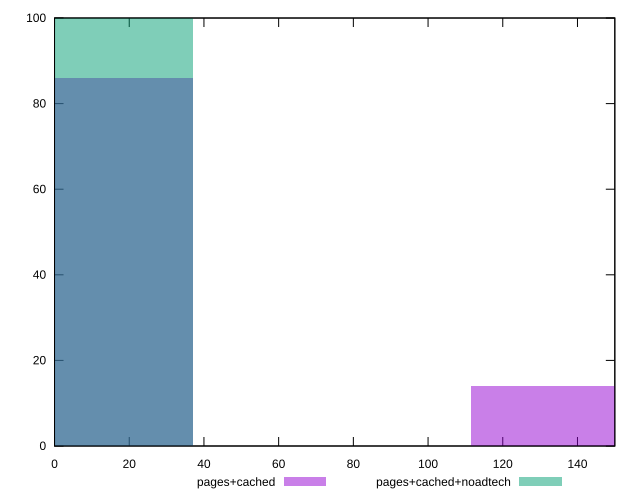

Source code (gnuplot):
reset

$pagesCached <<EOF
0 86
148.5473416892139 14
EOF

$pagesCachedNoadtech <<EOF
0 100
EOF

set key outside below
set boxwidth 74.27367084460695
set xrange [0:150]
set yrange [0:100]
set trange [0:100]
set style fill transparent solid 0.5 noborder
set terminal svg size 640, 500 enhanced background rgb 'white'
set output "report_00018_2021-02-10T15-25-16.877Z/unminified-css/comparison/histogram/1_vs_2.svg"

plot $pagesCached title "pages+cached" with boxes, \
     $pagesCachedNoadtech title "pages+cached+noadtech" with boxes

reset
